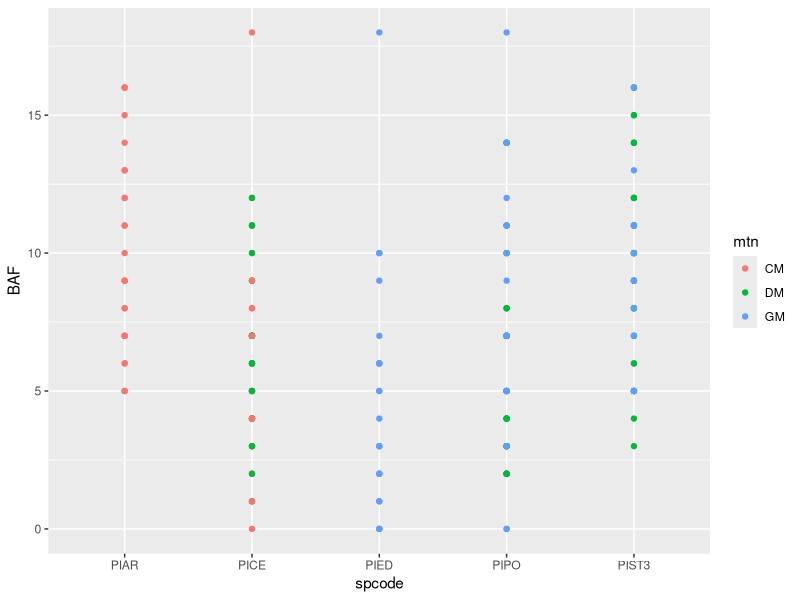

Write the R code that produced this figure.
## species_count.R
## ---------------
## replication counts and data integrity checks

# Clears the workspace
rm(list=ls())

# Load programs
library(plyr)
library(ggplot2)
update.packages()

# read tree data
trees <- read.csv("../data/masters_trees.csv")

# cores
ddply(subset(trees, core.taken=="Y" & pith=="Y"), 
      .(mtn, spcode), summarize, N = length(tag))

# needles
ddply(subset(trees, needles.collected=="TRUE"), .(mtn, spcode),
      summarize, N = length(tag))


# Linear regression of BAF followed by ANOVA
baf.lm <- lm(BAF~ mtn + spcode + spcode:mtn, data=trees)
summary(baf.lm)
anova(baf.lm)

# There is a difference between species.  Looking at figure to get better idea
ggplot(trees, aes(spcode, BAF, color=mtn)) +
  geom_point()
